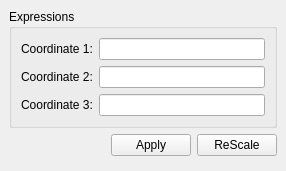
<?xml version="1.0" encoding="UTF-8"?>
<ui version="4.0">
 <class>CoordinatePanel</class>
 <widget class="QDockWidget" name="CoordinatePanel">
  <property name="geometry">
   <rect>
    <x>0</x>
    <y>0</y>
    <width>286</width>
    <height>171</height>
   </rect>
  </property>
  <property name="windowTitle">
   <string>Coordinates</string>
  </property>
  <widget class="QWidget" name="dockWidgetContents">
   <layout class="QGridLayout" name="gridLayout">
    <item row="2" column="1">
     <spacer name="verticalSpacer">
      <property name="orientation">
       <enum>Qt::Vertical</enum>
      </property>
      <property name="sizeHint" stdset="0">
       <size>
        <width>20</width>
        <height>4</height>
       </size>
      </property>
     </spacer>
    </item>
    <item row="1" column="1">
     <layout class="QHBoxLayout" name="horizontalLayout">
      <item>
       <widget class="QPushButton" name="apply_btn">
        <property name="text">
         <string>Apply</string>
        </property>
       </widget>
      </item>
      <item>
       <widget class="QPushButton" name="reScale_btn">
        <property name="text">
         <string>ReScale</string>
        </property>
       </widget>
      </item>
     </layout>
    </item>
    <item row="1" column="0">
     <spacer name="horizontalSpacer">
      <property name="orientation">
       <enum>Qt::Horizontal</enum>
      </property>
      <property name="sizeHint" stdset="0">
       <size>
        <width>40</width>
        <height>20</height>
       </size>
      </property>
     </spacer>
    </item>
    <item row="0" column="0" colspan="2">
     <widget class="QGroupBox" name="">
      <property name="title">
       <string>Expressions</string>
      </property>
      <layout class="QFormLayout" name="formLayout">
       <item row="0" column="0">
        <widget class="QLabel" name="coordinate1Label">
         <property name="text">
          <string>Coordinate 1:</string>
         </property>
        </widget>
       </item>
       <item row="0" column="1">
        <widget class="QLineEdit" name="xCoordinateExpression"/>
       </item>
       <item row="1" column="0">
        <widget class="QLabel" name="coordinate2Label">
         <property name="text">
          <string>Coordinate 2:</string>
         </property>
        </widget>
       </item>
       <item row="1" column="1">
        <widget class="QLineEdit" name="yCoordinateExpression"/>
       </item>
       <item row="2" column="0">
        <widget class="QLabel" name="coordinate3Label">
         <property name="text">
          <string>Coordinate 3:</string>
         </property>
        </widget>
       </item>
       <item row="2" column="1">
        <widget class="QLineEdit" name="zCoordinateExpression"/>
       </item>
      </layout>
     </widget>
    </item>
   </layout>
  </widget>
 </widget>
 <resources/>
 <connections/>
</ui>
